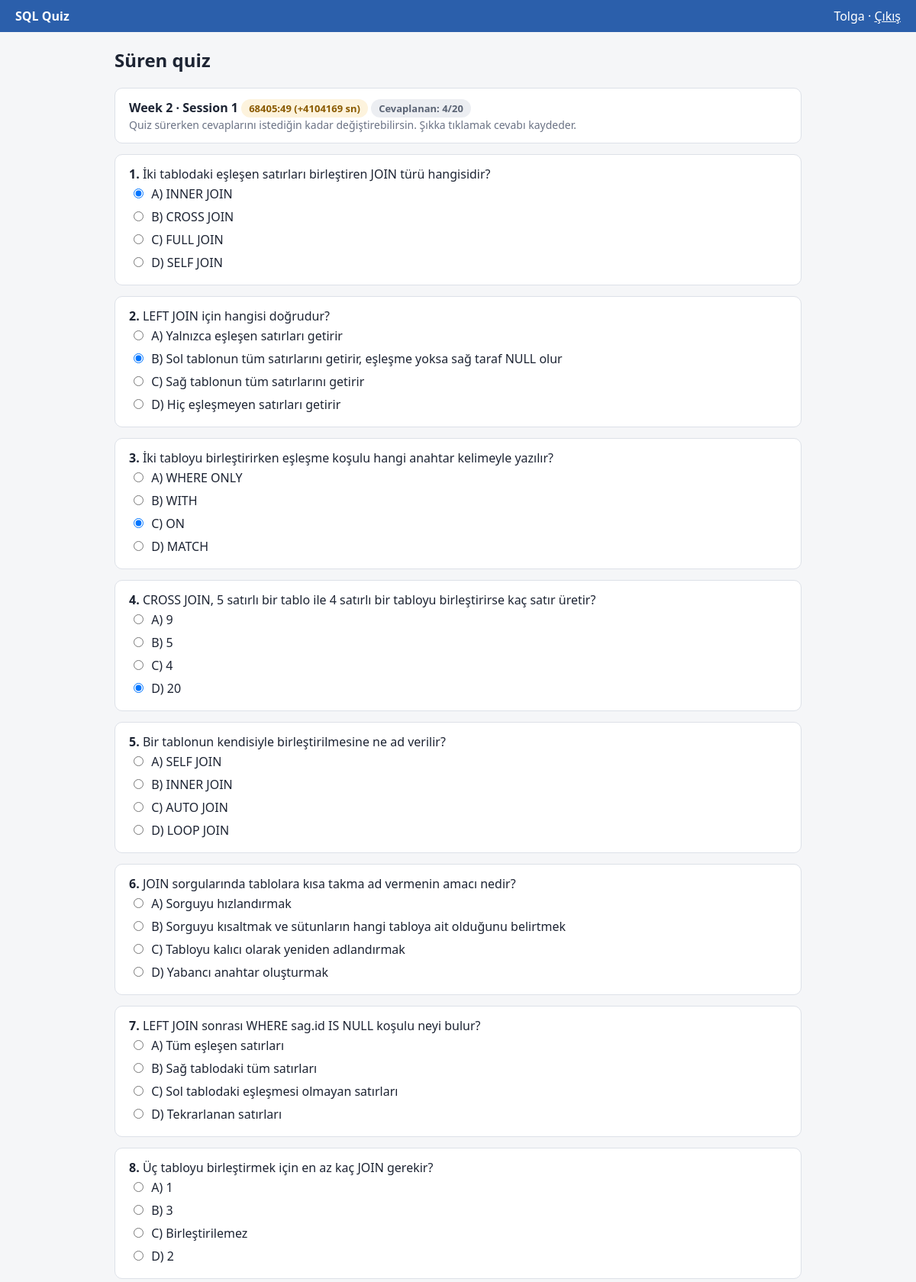
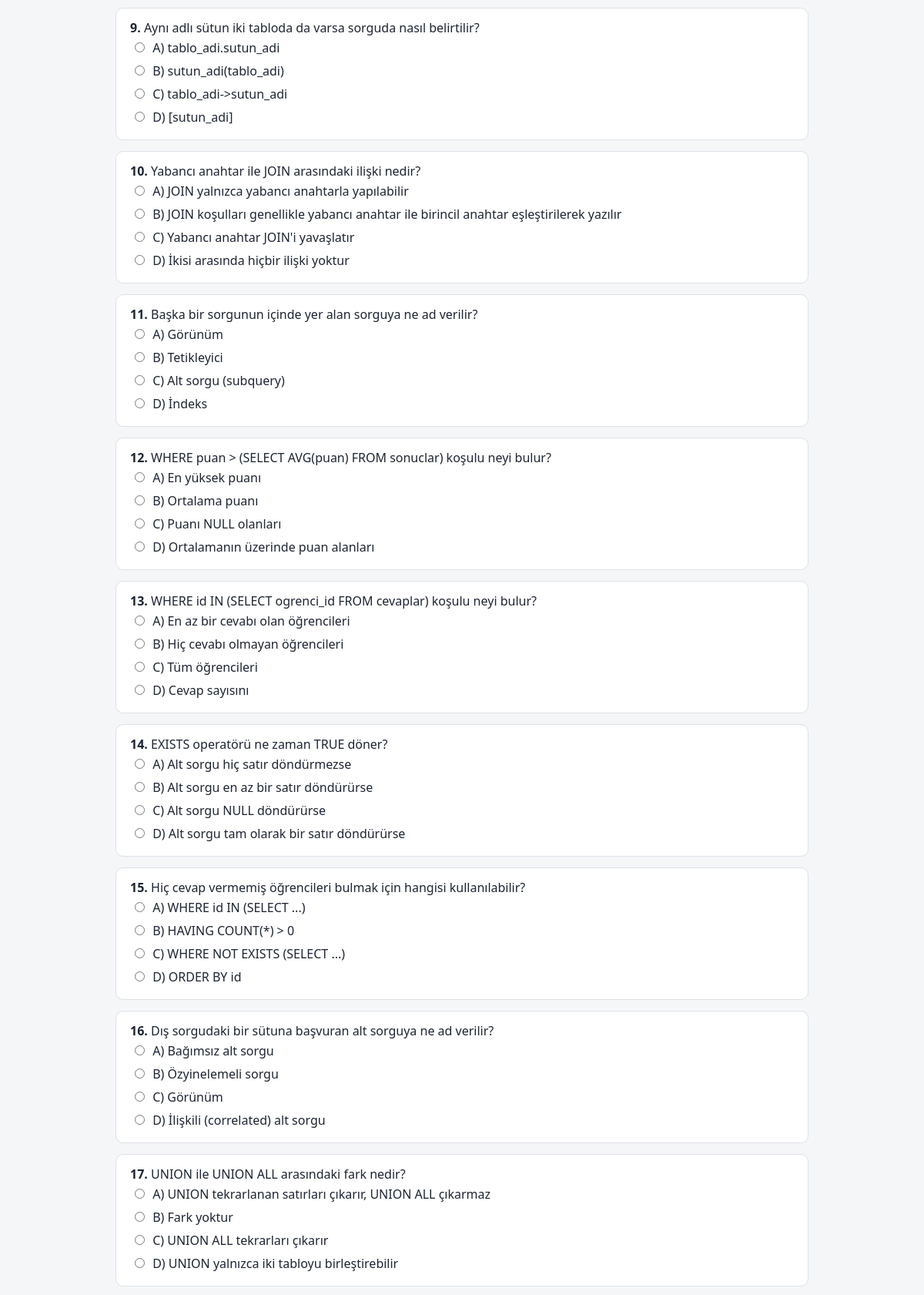
The app's page /ogrenci (signed in, upper part) with its own data (2 pictures, top to bottom).
### tables this page shows
CREATE TABLE oturumlar (
    id                 INTEGER PRIMARY KEY,
    kod                TEXT NOT NULL UNIQUE,         -- ör. 'w02-s01'
    baslik             TEXT NOT NULL,                -- ör. 'Week 2 · Session 1'
    hafta              INTEGER NOT NULL,
    durum              TEXT NOT NULL DEFAULT 'baslamadi',
    planlanan_sure_sn  INTEGER NOT NULL DEFAULT 180, -- resmi süre: 3 dakika
    baslangic          TEXT,                         -- hoca başlatınca dolar
    bitis              TEXT,                         -- hoca bitirince dolar

    CHECK (hafta > 0),
    CHECK (planlanan_sure_sn > 0),
    CHECK (durum IN ('baslamadi', 'suruyor', 'bitti')),

    -- Durum ile zamanlar tutarlı olmalı (isim verildi: hata mesajında görünür)
    CONSTRAINT durum_zaman_tutarliligi CHECK (
        (durum = 'baslamadi' AND baslangic IS NULL     AND bitis IS NULL)
     OR (durum = 'suruyor'   AND baslangic IS NOT NULL AND bitis IS NULL)
     OR (durum = 'bitti'     AND baslangic IS NOT NULL AND bitis IS NOT NULL
                             AND bitis >= baslangic)
    )
);

CREATE TABLE oturum_sorulari (
    oturum_id  INTEGER NOT NULL REFERENCES oturumlar(id),
    soru_id    INTEGER NOT NULL REFERENCES sorular(id),
    sira       INTEGER NOT NULL,

    PRIMARY KEY (oturum_id, soru_id),  -- aynı soru aynı oturuma iki kez eklenemez
    UNIQUE (oturum_id, sira),          -- bir oturumda aynı sıra numarası iki kez olamaz
    CHECK (sira > 0)
);

CREATE TABLE sorular (
    id           INTEGER PRIMARY KEY,
    metin        TEXT NOT NULL UNIQUE,               -- aynı soru iki kez eklenemez
    secenek_a    TEXT NOT NULL,
    secenek_b    TEXT NOT NULL,
    secenek_c    TEXT NOT NULL,
    secenek_d    TEXT NOT NULL,
    dogru_cevap  TEXT NOT NULL,
    konu         TEXT NOT NULL,                      -- ör. 'JOIN', 'GROUP BY'

    CHECK (dogru_cevap IN ('A', 'B', 'C', 'D'))
);

### app.py (the view)
@app.route("/ogrenci")
def ogrenci():
    if session.get("rol") != "ogrenci":
        return redirect(url_for("giris"))
    kullanici_id = session["kullanici_id"]
    baglanti = baglan()
    oturum = baglanti.execute(
        "SELECT * FROM v_oturum_durumu WHERE durum = 'suruyor'"
    ).fetchone()
    katildi = False
    sorular = []
    cevaplar = {}       # soru_id -> öğrencinin verdiği cevap
    if oturum:
        katildi = baglanti.execute(
            "SELECT COUNT(*) FROM katilimlar WHERE kullanici_id = ? AND oturum_id = ?",
            (kullanici_id, oturum["id"]),
        ).fetchone()[0] == 1
        if katildi:
            sorular = baglanti.execute(
                """SELECT os.sira, s.*
                   FROM oturum_sorulari os
                   JOIN sorular s ON s.id = os.soru_id
                   WHERE os.oturum_id = ?
                   ORDER BY os.sira""",
                (oturum["id"],),
            ).fetchall()
            for satir in baglanti.execute(
                "SELECT soru_id, verilen_cevap FROM cevaplar WHERE kullanici_id = ? AND oturum_id = ?",
                (kullanici_id, oturum["id"]),
            ):
                cevaplar[satir["soru_id"]] = satir["verilen_cevap"]
    sonuclar = baglanti.execute(
        """SELECT o.kod, o.baslik, o.bitis, r.dogru, r.soru_sayisi, r.yuzde
           FROM v_sonuclar r
           JOIN oturumlar o ON o.id = r.oturum_id
           WHERE r.kullanici_id = ? AND o.durum = 'bitti'
           ORDER BY o.id""",
        (kullanici_id,),
    ).fetchall()
    baglanti.close()
    return render_template("ogrenci.html", oturum=oturum, katildi=katildi,
                           sorular=sorular, cevaplar=cevaplar, sonuclar=sonuclar)

### app.py (called while the page is built)
def baglan():
    baglanti = sqlite3.connect(VERITABANI)
    baglanti.row_factory = sqlite3.Row
    baglanti.execute("PRAGMA foreign_keys = ON;")
    return baglanti

### templates/ogrenci.html (shortened to what this page needs)
{% extends "base.html" %}
{% block icerik %}
<h2>Süren quiz</h2>
{% if not oturum %}
  <div class="kart soluk">Şu an süren bir quiz yok.</div>
{% else %}
  <div class="kart">
    <b>{{ oturum["baslik"] }}</b>
    <span id="sayac" class="rozet sari" data-gecen="{{ oturum['gecen_sure_sn'] }}" data-plan="{{ oturum['planlanan_sure_sn'] }}"></span>
    <span class="rozet gri">Cevaplanan: {{ cevaplar|length }}/{{ sorular|length }}</span>
    <div class="soluk">Quiz sürerken cevaplarını istediğin kadar değiştirebilirsin. Şıkka tıklamak cevabı kaydeder.</div>
  </div>
  {% for soru in sorular %}
  <div class="kart" id="soru{{ soru['sira'] }}">
    <b>{{ soru["sira"] }}.</b> {{ soru["metin"] }}
    <form method="post" action="{{ url_for('cevap') }}">
      {% for harf in ["A", "B", "C", "D"] %}
        <label class="sik">
          <input type="radio" name="cevap" value="{{ harf }}" style="width: auto; margin: 0 6px 0 0;"
                 {% if cevaplar.get(soru["id"]) == harf %}checked{% endif %}
                 onchange="this.form.submit()">
          {{ harf }}) {{ soru["secenek_" ~ harf|lower] }}
        </label>
      {% endfor %}
    </form>
  </div>
  {% endfor %}
{% endif %}
{% endblock %}

### templates/base.html (style rules this page uses)
body { font-family: "Segoe UI", Arial, sans-serif; background: #f5f6f8; color: #1d2433; margin: 0; }
.kart { background: #fff; border: 1px solid #dde1e8; border-radius: 10px; padding: 14px 18px; margin-bottom: 14px; overflow-x: auto; }
.soluk { color: #6b7385; font-size: 14px; }
.rozet { display: inline-block; padding: 3px 10px; border-radius: 12px; font-size: 13px; font-weight: 600; }
.sari { background: #fdf3dd; color: #8a5a00; }
.gri { background: #eceef2; color: #5b6475; }
input { padding: 8px; border: 1px solid #c9ced8; border-radius: 6px; width: 100%; box-sizing: border-box; margin-bottom: 10px; }
label.sik { display: block; padding: 4px 6px; border-radius: 6px; cursor: pointer; }

### records on screen
oturumlar: baslik "Week 2 · Session 1"
oturum_sorulari: sira "1", metin "İki tablodaki eşleşen satırları birleştiren JOIN türü hangisidir?", harf "A" "B" "C" "D", secenek_a "INNER JOIN" "CROSS JOIN" "FULL JOIN" "SELF JOIN"
sorular: cevap "☑ A) INNER JOIN" "☐ B) CROSS JOIN" "☐ C) FULL JOIN" "☐ D) SELF JOIN"
oturum_sorulari: sira "2", metin "LEFT JOIN için hangisi doğrudur?", harf "A" "B" "C" "D", secenek_a "Yalnızca eşleşen satırları getirir" "Sol tablonun tüm satırlarını getirir, eşleşme yoksa sağ taraf NULL olur" "Sağ tablonun tüm satırlarını getirir" "Hiç eşleşmeyen satırları getirir"
sorular: cevap "☐ A) Yalnızca eşleşen satırları" "☑ B) Sol tablonun tüm satırların" "☐ C) Sağ tablonun tüm satırların" "☐ D) Hiç eşleşmeyen satırları ge"
oturum_sorulari: sira "3", metin "İki tabloyu birleştirirken eşleşme koşulu hangi anahtar kelimeyle yazılır?", harf "A" "B" "C" "D", secenek_a "WHERE ONLY" "WITH" "ON" "MATCH"
sorular: cevap "☐ A) WHERE ONLY" "☐ B) WITH" "☑ C) ON" "☐ D) MATCH"
oturum_sorulari: sira "4", metin "CROSS JOIN, 5 satırlı bir tablo ile 4 satırlı bir tabloyu birleştirirse kaç satır üretir?", harf "A" "B" "C" "D", secenek_a "9" "5" "4" "20"
sorular: cevap "☐ A) 9" "☐ B) 5" "☐ C) 4" "☑ D) 20"
oturum_sorulari: sira "5", metin "Bir tablonun kendisiyle birleştirilmesine ne ad verilir?", harf "A" "B" "C" "D", secenek_a "SELF JOIN" "INNER JOIN" "AUTO JOIN" "LOOP JOIN"
sorular: cevap "☐ A) SELF JOIN" "☐ B) INNER JOIN" "☐ C) AUTO JOIN" "☐ D) LOOP JOIN"
oturum_sorulari: sira "6", metin "JOIN sorgularında tablolara kısa takma ad vermenin amacı nedir?", harf "A" "B" "C" "D", secenek_a "Sorguyu hızlandırmak" "Sorguyu kısaltmak ve sütunların hangi tabloya ait olduğunu belirtmek" "Tabloyu kalıcı olarak yeniden adlandırmak" "Yabancı anahtar oluşturmak"
sorular: cevap "☐ A) Sorguyu hızlandırmak" "☐ B) Sorguyu kısaltmak ve sütunl" "☐ C) Tabloyu kalıcı olarak yenid" "☐ D) Yabancı anahtar oluşturmak"
oturum_sorulari: sira "7", metin "LEFT JOIN sonrası WHERE sag.id IS NULL koşulu neyi bulur?", harf "A" "B" "C" "D", secenek_a "Tüm eşleşen satırları" "Sağ tablodaki tüm satırları" "Sol tablodaki eşleşmesi olmayan satırları" "Tekrarlanan satırları"
sorular: cevap "☐ A) Tüm eşleşen satırları" "☐ B) Sağ tablodaki tüm satırları" "☐ C) Sol tablodaki eşleşmesi olm" "☐ D) Tekrarlanan satırları"
oturum_sorulari: sira "8", metin "Üç tabloyu birleştirmek için en az kaç JOIN gerekir?", harf "A" "B" "C" "D", secenek_a "1" "3" "Birleştirilemez" "2"
sorular: cevap "☐ A) 1" "☐ B) 3" "☐ C) Birleştirilemez" "☐ D) 2"
oturum_sorulari: sira "9", metin "Aynı adlı sütun iki tabloda da varsa sorguda nasıl belirtilir?", harf "A" "B" "C" "D", secenek_a "tablo_adi.sutun_adi" "sutun_adi(tablo_adi)" "tablo_adi->sutun_adi" "[sutun_adi]"
sorular: cevap "☐ A) tablo_adi.sutun_adi" "☐ B) sutun_adi(tablo_adi)" "☐ C) tablo_adi->sutun_adi" "☐ D) [sutun_adi]"
oturum_sorulari: sira "10", metin "Yabancı anahtar ile JOIN arasındaki ilişki nedir?", harf "A" "B" "C" "D", secenek_a "JOIN yalnızca yabancı anahtarla yapılabilir" "JOIN koşulları genellikle yabancı anahtar ile birincil anahtar eşleştirilerek yazılır" "Yabancı anahtar JOIN'i yavaşlatır" "İkisi arasında hiçbir ilişki yoktur"
sorular: cevap "☐ A) JOIN yalnızca yabancı anaht" "☐ B) JOIN koşulları genellikle y" "☐ C) Yabancı anahtar JOIN'i yava" "☐ D) İkisi arasında hiçbir ilişk"
oturum_sorulari: sira "11", metin "Başka bir sorgunun içinde yer alan sorguya ne ad verilir?", harf "A" "B" "C" "D", secenek_a "Görünüm" "Tetikleyici" "Alt sorgu (subquery)" "İndeks"
sorular: cevap "☐ A) Görünüm" "☐ B) Tetikleyici" "☐ C) Alt sorgu (subquery)" "☐ D) İndeks"
oturum_sorulari: sira "12", metin "WHERE puan > (SELECT AVG(puan) FROM sonuclar) koşulu neyi bulur?", harf "A" "B" "C" "D", secenek_a "En yüksek puanı" "Ortalama puanı" "Puanı NULL olanları" "Ortalamanın üzerinde puan alanları"
sorular: cevap "☐ A) En yüksek puanı" "☐ B) Ortalama puanı" "☐ C) Puanı NULL olanları" "☐ D) Ortalamanın üzerinde puan a"
oturum_sorulari: sira "13", metin "WHERE id IN (SELECT ogrenci_id FROM cevaplar) koşulu neyi bulur?", harf "A" "B" "C" "D", secenek_a "En az bir cevabı olan öğrencileri" "Hiç cevabı olmayan öğrencileri" "Tüm öğrencileri" "Cevap sayısını"
sorular: cevap "☐ A) En az bir cevabı olan öğren" "☐ B) Hiç cevabı olmayan öğrencil" "☐ C) Tüm öğrencileri" "☐ D) Cevap sayısını"
oturum_sorulari: sira "14", metin "EXISTS operatörü ne zaman TRUE döner?", harf "A" "B" "C" "D", secenek_a "Alt sorgu hiç satır döndürmezse" "Alt sorgu en az bir satır döndürürse" "Alt sorgu NULL döndürürse" "Alt sorgu tam olarak bir satır döndürürse"
sorular: cevap "☐ A) Alt sorgu hiç satır döndürm" "☐ B) Alt sorgu en az bir satır d" "☐ C) Alt sorgu NULL döndürürse" "☐ D) Alt sorgu tam olarak bir sa"
oturum_sorulari: sira "15", metin "Hiç cevap vermemiş öğrencileri bulmak için hangisi kullanılabilir?", harf "A" "B" "C" "D", secenek_a "WHERE id IN (SELECT ...)" "HAVING COUNT(*) > 0" "WHERE NOT EXISTS (SELECT ...)" "ORDER BY id"
sorular: cevap "☐ A) WHERE id IN (SELECT ...)" "☐ B) HAVING COUNT(*) > 0" "☐ C) WHERE NOT EXISTS (SELECT .." "☐ D) ORDER BY id"
oturum_sorulari: sira "16", metin "Dış sorgudaki bir sütuna başvuran alt sorguya ne ad verilir?", harf "A" "B" "C" "D", secenek_a "Bağımsız alt sorgu" "Özyinelemeli sorgu" "Görünüm" "İlişkili (correlated) alt sorgu"
sorular: cevap "☐ A) Bağımsız alt sorgu" "☐ B) Özyinelemeli sorgu" "☐ C) Görünüm" "☐ D) İlişkili (correlated) alt s"
oturum_sorulari: sira "17", metin "UNION ile UNION ALL arasındaki fark nedir?", harf "A" "B" "C" "D", secenek_a "UNION tekrarlanan satırları çıkarır, UNION ALL çıkarmaz" "Fark yoktur" "UNION ALL tekrarları çıkarır" "UNION yalnızca iki tabloyu birleştirebilir"
sorular: cevap "☐ A) UNION tekrarlanan satırları" "☐ B) Fark yoktur" "☐ C) UNION ALL tekrarları çıkarı" "☐ D) UNION yalnızca iki tabloyu"

### other values on screen
{{ session["ad"] }} "Tolga"
{{ cevaplar|length }} "4"
{{ sorular|length }} "20"
